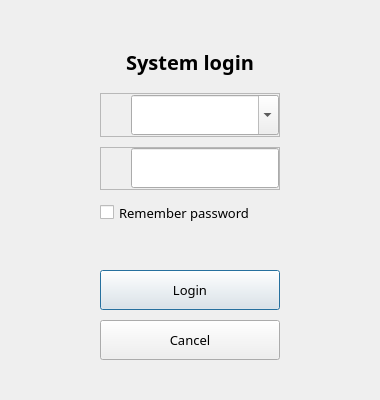
<?xml version="1.0" encoding="UTF-8"?>
<ui version="4.0">
 <class>mvLoginWindow</class>
 <widget class="QDialog" name="mvLoginWindow">
  <property name="geometry">
   <rect>
    <x>0</x>
    <y>0</y>
    <width>380</width>
    <height>400</height>
   </rect>
  </property>
  <property name="minimumSize">
   <size>
    <width>380</width>
    <height>400</height>
   </size>
  </property>
  <property name="font">
   <font>
    <family>微软雅黑</family>
    <pointsize>20</pointsize>
   </font>
  </property>
  <property name="windowTitle">
   <string>mvLoginWindow</string>
  </property>
  <property name="whatsThis">
   <string/>
  </property>
  <property name="styleSheet">
   <string notr="true"/>
  </property>
  <layout class="QVBoxLayout" name="verticalLayout">
   <property name="spacing">
    <number>10</number>
   </property>
   <property name="leftMargin">
    <number>100</number>
   </property>
   <property name="topMargin">
    <number>40</number>
   </property>
   <property name="rightMargin">
    <number>100</number>
   </property>
   <property name="bottomMargin">
    <number>40</number>
   </property>
   <item>
    <widget class="QLabel" name="mlbSysLogin">
     <property name="minimumSize">
      <size>
       <width>180</width>
       <height>40</height>
      </size>
     </property>
     <property name="font">
      <font>
       <family>微软雅黑</family>
       <pointsize>15</pointsize>
       <weight>75</weight>
       <bold>true</bold>
      </font>
     </property>
     <property name="text">
      <string>System login</string>
     </property>
     <property name="alignment">
      <set>Qt::AlignCenter</set>
     </property>
    </widget>
   </item>
   <item>
    <widget class="QFrame" name="mAccountFrm">
     <property name="minimumSize">
      <size>
       <width>180</width>
       <height>40</height>
      </size>
     </property>
     <property name="frameShape">
      <enum>QFrame::StyledPanel</enum>
     </property>
     <property name="frameShadow">
      <enum>QFrame::Raised</enum>
     </property>
     <layout class="QHBoxLayout" name="horizontalLayout">
      <property name="spacing">
       <number>0</number>
      </property>
      <property name="leftMargin">
       <number>0</number>
      </property>
      <property name="topMargin">
       <number>0</number>
      </property>
      <property name="rightMargin">
       <number>0</number>
      </property>
      <property name="bottomMargin">
       <number>0</number>
      </property>
      <item>
       <widget class="QLabel" name="mlbAccountIcon">
        <property name="minimumSize">
         <size>
          <width>30</width>
          <height>30</height>
         </size>
        </property>
        <property name="maximumSize">
         <size>
          <width>30</width>
          <height>30</height>
         </size>
        </property>
        <property name="font">
         <font>
          <family>微软雅黑</family>
          <pointsize>15</pointsize>
         </font>
        </property>
        <property name="text">
         <string/>
        </property>
        <property name="pixmap">
         <pixmap resource="mvResources.qrc">:/Res/Image/common/user.png</pixmap>
        </property>
        <property name="scaledContents">
         <bool>true</bool>
        </property>
       </widget>
      </item>
      <item>
       <widget class="QComboBox" name="leUid">
        <property name="minimumSize">
         <size>
          <width>0</width>
          <height>40</height>
         </size>
        </property>
        <property name="font">
         <font>
          <family>微软雅黑</family>
          <pointsize>10</pointsize>
         </font>
        </property>
        <property name="editable">
         <bool>true</bool>
        </property>
        <property name="frame">
         <bool>true</bool>
        </property>
       </widget>
      </item>
     </layout>
    </widget>
   </item>
   <item>
    <widget class="QFrame" name="mPasswordFrm">
     <property name="minimumSize">
      <size>
       <width>180</width>
       <height>40</height>
      </size>
     </property>
     <property name="frameShape">
      <enum>QFrame::StyledPanel</enum>
     </property>
     <property name="frameShadow">
      <enum>QFrame::Raised</enum>
     </property>
     <layout class="QHBoxLayout" name="horizontalLayout_2">
      <property name="spacing">
       <number>0</number>
      </property>
      <property name="leftMargin">
       <number>0</number>
      </property>
      <property name="topMargin">
       <number>0</number>
      </property>
      <property name="rightMargin">
       <number>0</number>
      </property>
      <property name="bottomMargin">
       <number>0</number>
      </property>
      <item>
       <widget class="QLabel" name="mlbPasswordIcon">
        <property name="minimumSize">
         <size>
          <width>30</width>
          <height>30</height>
         </size>
        </property>
        <property name="maximumSize">
         <size>
          <width>30</width>
          <height>30</height>
         </size>
        </property>
        <property name="font">
         <font>
          <family>微软雅黑</family>
          <pointsize>15</pointsize>
         </font>
        </property>
        <property name="text">
         <string/>
        </property>
        <property name="pixmap">
         <pixmap resource="mvResources.qrc">:/Res/Image/common/lock-states.png</pixmap>
        </property>
        <property name="scaledContents">
         <bool>true</bool>
        </property>
       </widget>
      </item>
      <item>
       <widget class="QLineEdit" name="lePwd">
        <property name="minimumSize">
         <size>
          <width>0</width>
          <height>40</height>
         </size>
        </property>
        <property name="font">
         <font>
          <family>微软雅黑</family>
          <pointsize>10</pointsize>
         </font>
        </property>
        <property name="text">
         <string/>
        </property>
        <property name="echoMode">
         <enum>QLineEdit::Password</enum>
        </property>
       </widget>
      </item>
     </layout>
    </widget>
   </item>
   <item>
    <layout class="QVBoxLayout" name="verticalLayout_3">
     <property name="spacing">
      <number>0</number>
     </property>
     <item>
      <widget class="QCheckBox" name="mCheckBoxRemmberPassword">
       <property name="sizePolicy">
        <sizepolicy hsizetype="Preferred" vsizetype="Fixed">
         <horstretch>0</horstretch>
         <verstretch>0</verstretch>
        </sizepolicy>
       </property>
       <property name="minimumSize">
        <size>
         <width>180</width>
         <height>25</height>
        </size>
       </property>
       <property name="font">
        <font>
         <family>微软雅黑</family>
         <pointsize>10</pointsize>
        </font>
       </property>
       <property name="text">
        <string>Remember password</string>
       </property>
       <property name="iconSize">
        <size>
         <width>25</width>
         <height>25</height>
        </size>
       </property>
      </widget>
     </item>
     <item>
      <widget class="QLabel" name="mLbPasswordError">
       <property name="sizePolicy">
        <sizepolicy hsizetype="Preferred" vsizetype="Maximum">
         <horstretch>0</horstretch>
         <verstretch>0</verstretch>
        </sizepolicy>
       </property>
       <property name="minimumSize">
        <size>
         <width>180</width>
         <height>35</height>
        </size>
       </property>
       <property name="font">
        <font>
         <family>微软雅黑</family>
         <pointsize>10</pointsize>
        </font>
       </property>
       <property name="styleSheet">
        <string notr="true">color: rgb(255, 85, 0);</string>
       </property>
       <property name="text">
        <string/>
       </property>
       <property name="wordWrap">
        <bool>true</bool>
       </property>
      </widget>
     </item>
    </layout>
   </item>
   <item>
    <widget class="QPushButton" name="pbLogin">
     <property name="sizePolicy">
      <sizepolicy hsizetype="Minimum" vsizetype="Fixed">
       <horstretch>0</horstretch>
       <verstretch>40</verstretch>
      </sizepolicy>
     </property>
     <property name="minimumSize">
      <size>
       <width>180</width>
       <height>40</height>
      </size>
     </property>
     <property name="font">
      <font>
       <family>微软雅黑</family>
       <pointsize>10</pointsize>
      </font>
     </property>
     <property name="whatsThis">
      <string>lyBtn</string>
     </property>
     <property name="text">
      <string>Login</string>
     </property>
    </widget>
   </item>
   <item>
    <widget class="QPushButton" name="mBtnCloseLoginWidget">
     <property name="minimumSize">
      <size>
       <width>180</width>
       <height>40</height>
      </size>
     </property>
     <property name="font">
      <font>
       <family>微软雅黑</family>
       <pointsize>10</pointsize>
      </font>
     </property>
     <property name="text">
      <string>Cancel</string>
     </property>
    </widget>
   </item>
  </layout>
 </widget>
 <layoutdefault spacing="6" margin="11"/>
 <resources>
  <include location="mvResources.qrc"/>
 </resources>
 <connections/>
</ui>
